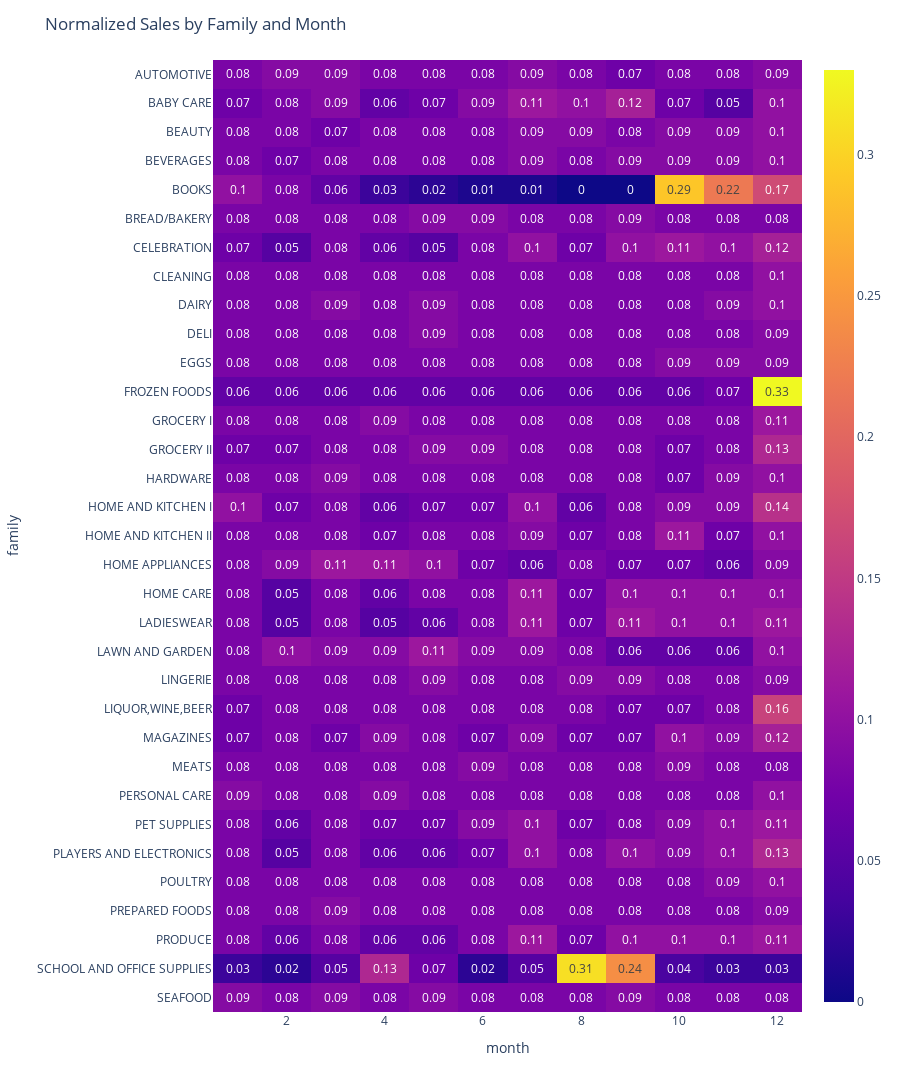

Here is the notebook cell this chart was saved with:
### Code cell
# plot a heatmap to see how the families behave on different months
plot_heatmap(train, 'family', 'month')

### Figure 1 — Plotly figure (JSON) as saved in the notebook; plotly's stock layout.template omitted (floating-point values rounded to 4 significant figures; data arrays with more than 128 entries replaced by an {"elided": "..."} marker saying what was removed)
{"data": [{"coloraxis": "coloraxis", "hovertemplate": "month: %{x}<br>family: %{y}<br>color: %{z}<extra></extra>", "name": "0", "texttemplate": "%{z}", "type": "heatmap", "x": [1, 2, 3, 4, 5, 6, 7, 8, 9, 10, 11, 12], "xaxis": "x", "y": ["AUTOMOTIVE", "BABY CARE", "BEAUTY", "BEVERAGES", "BOOKS", "BREAD/BAKERY", "CELEBRATION", "CLEANING", "DAIRY", "DELI", "EGGS", "FROZEN FOODS", "GROCERY I", "GROCERY II", "HARDWARE", "HOME AND KITCHEN I", "HOME AND KITCHEN II", "HOME APPLIANCES", "HOME CARE", "LADIESWEAR", "LAWN AND GARDEN", "LINGERIE", "LIQUOR,WINE,BEER", "MAGAZINES", "MEATS", "PERSONAL CARE", "PET SUPPLIES", "PLAYERS AND ELECTRONICS", "POULTRY", "PREPARED FOODS", "PRODUCE", "SCHOOL AND OFFICE SUPPLIES", "SEAFOOD"], "yaxis": "y", "z": {"elided": "33x12 float values"}}], "layout": {"coloraxis": {"colorscale": [[0, "#0d0887"], [0.1111, "#46039f"], [0.2222, "#7201a8"], [0.3333, "#9c179e"], [0.4444, "#bd3786"], [0.5556, "#d8576b"], [0.6667, "#ed7953"], [0.7778, "#fb9f3a"], [0.8889, "#fdca26"], [1, "#f0f921"]]}, "height": 1650, "margin": {"t": 60}, "title": {"text": "Normalized Sales by Family and Month"}, "xaxis": {"anchor": "y", "domain": [0, 1], "title": {"text": "month"}}, "yaxis": {"anchor": "x", "autorange": "reversed", "domain": [0, 1], "title": {"text": "family"}}}}
